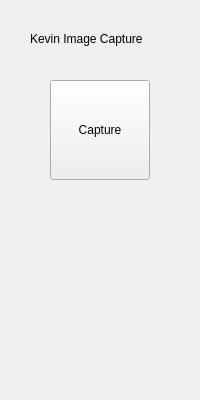
<?xml version="1.0" encoding="UTF-8"?>
<ui version="4.0">
 <class>Form</class>
 <widget class="QWidget" name="Form">
  <property name="geometry">
   <rect>
    <x>0</x>
    <y>0</y>
    <width>200</width>
    <height>400</height>
   </rect>
  </property>
  <property name="windowTitle">
   <string>Form</string>
  </property>
  <widget class="QPushButton" name="capture">
   <property name="geometry">
    <rect>
     <x>50</x>
     <y>80</y>
     <width>100</width>
     <height>100</height>
    </rect>
   </property>
   <property name="text">
    <string>Capture</string>
   </property>
  </widget>
  <widget class="QLabel" name="label">
   <property name="geometry">
    <rect>
     <x>30</x>
     <y>30</y>
     <width>141</width>
     <height>17</height>
    </rect>
   </property>
   <property name="text">
    <string>Kevin Image Capture</string>
   </property>
   <property name="textFormat">
    <enum>Qt::AutoText</enum>
   </property>
  </widget>
 </widget>
 <resources/>
 <connections/>
</ui>
